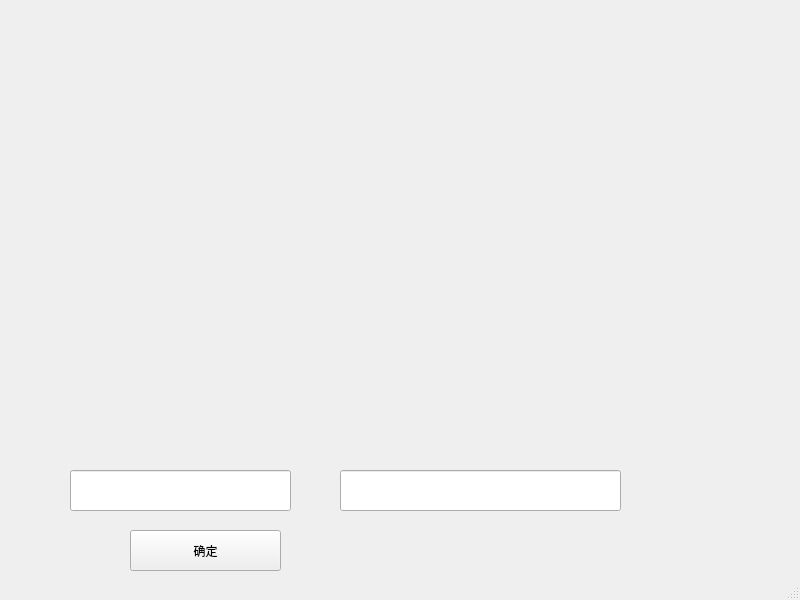
<?xml version="1.0" encoding="UTF-8"?>
<ui version="4.0">
 <class>teccon</class>
 <widget class="QMainWindow" name="teccon">
  <property name="geometry">
   <rect>
    <x>0</x>
    <y>0</y>
    <width>800</width>
    <height>600</height>
   </rect>
  </property>
  <property name="windowTitle">
   <string>MainWindow</string>
  </property>
  <widget class="QWidget" name="centralwidget">
   <widget class="QPushButton" name="pushButton">
    <property name="geometry">
     <rect>
      <x>130</x>
      <y>530</y>
      <width>151</width>
      <height>41</height>
     </rect>
    </property>
    <property name="text">
     <string>确定</string>
    </property>
   </widget>
   <widget class="QLineEdit" name="lineEdit">
    <property name="geometry">
     <rect>
      <x>70</x>
      <y>470</y>
      <width>221</width>
      <height>41</height>
     </rect>
    </property>
   </widget>
   <widget class="QLineEdit" name="lineEdit_2">
    <property name="geometry">
     <rect>
      <x>340</x>
      <y>470</y>
      <width>281</width>
      <height>41</height>
     </rect>
    </property>
   </widget>
  </widget>
  <widget class="QMenuBar" name="menubar">
   <property name="geometry">
    <rect>
     <x>0</x>
     <y>0</y>
     <width>800</width>
     <height>17</height>
    </rect>
   </property>
  </widget>
  <widget class="QStatusBar" name="statusbar"/>
 </widget>
 <resources/>
 <connections/>
</ui>
